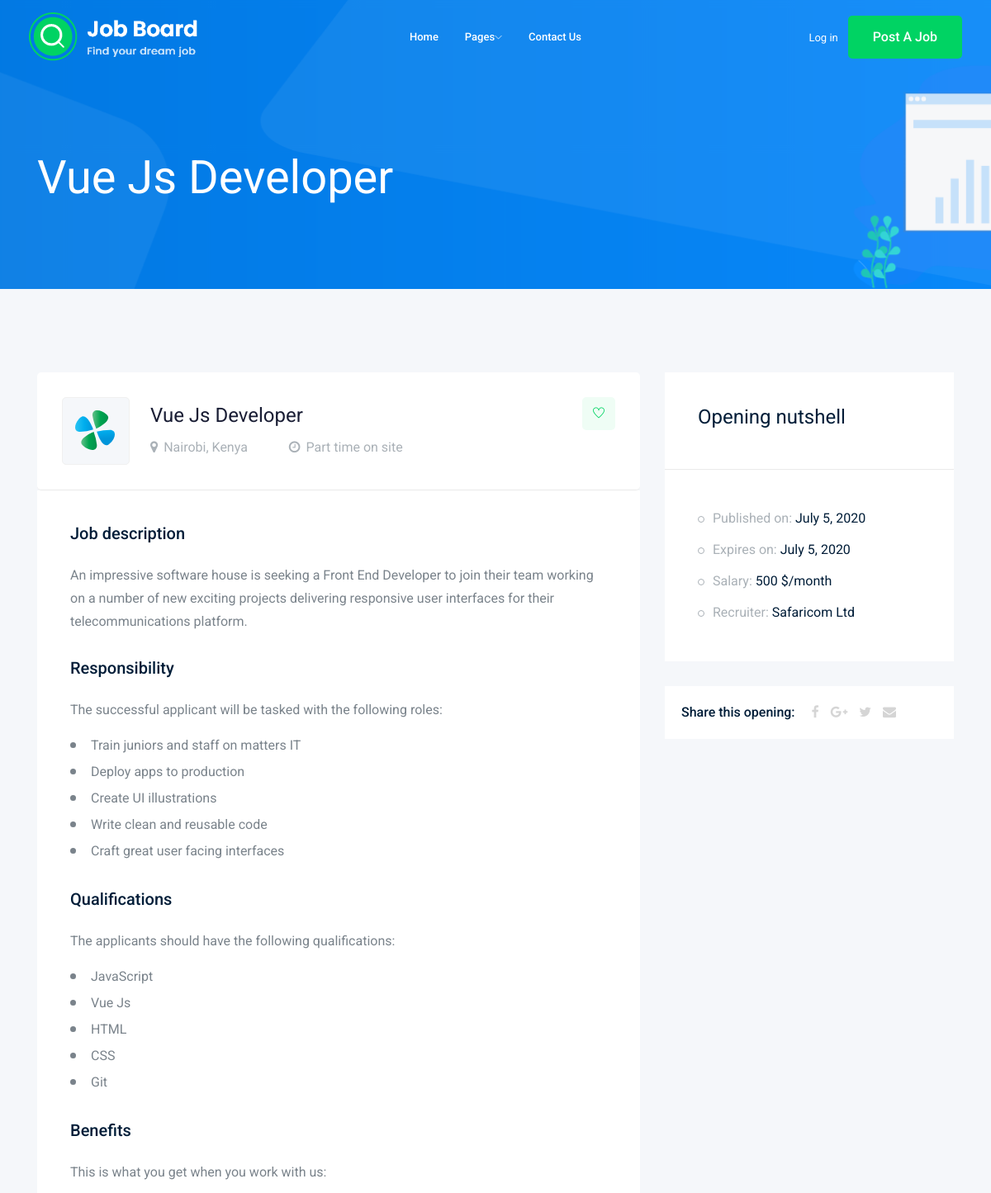
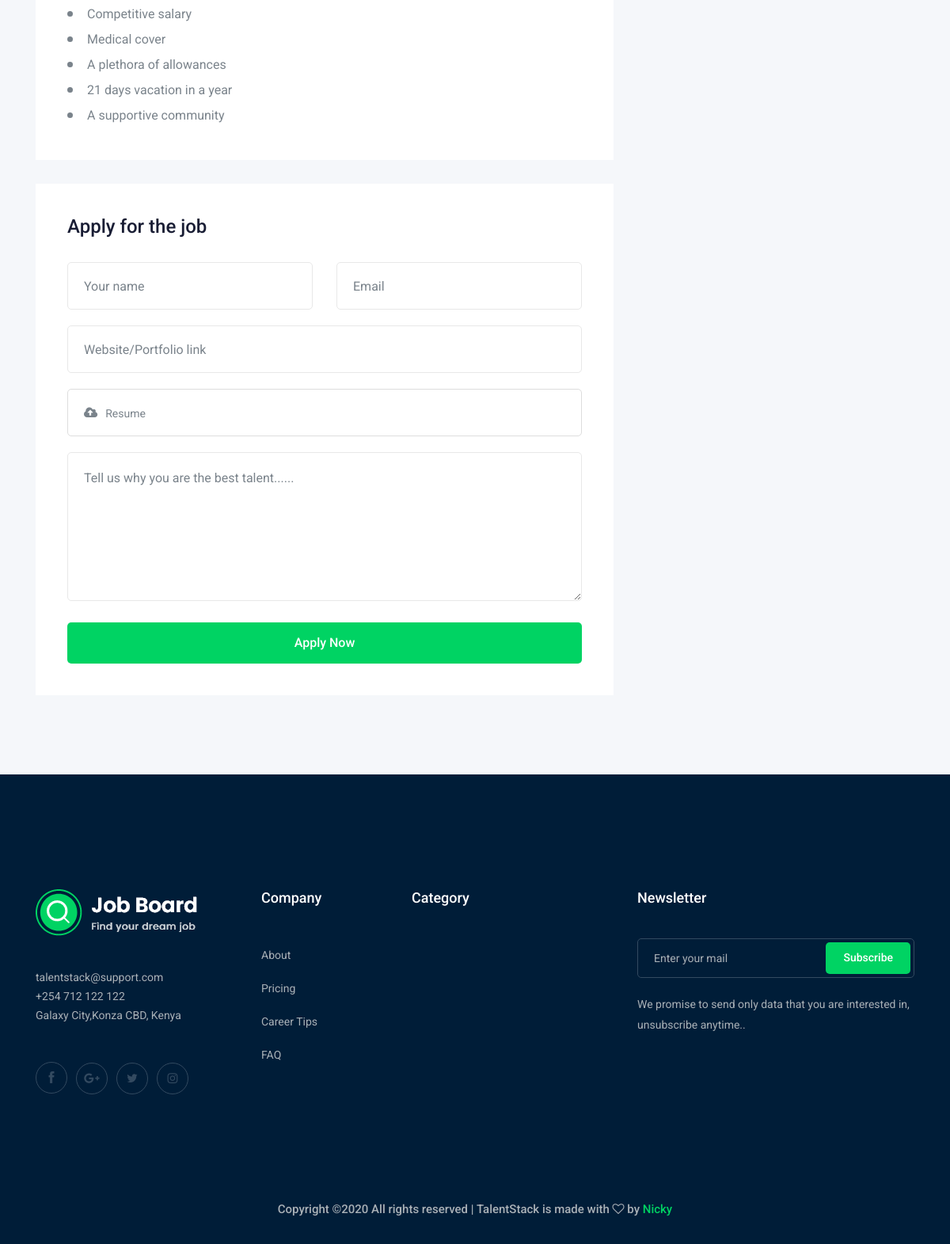
Page /jobs/1/ on the committed database (2 pictures, top to bottom).
### core/models.py (models this page shows, shortened)
class Opening(models.Model):
	title=models.CharField(max_length=100)
	recruiter=models.CharField(max_length=50)
	recruiter_email=models.EmailField(max_length=50)
	category=models.ManyToManyField('Category', related_name='jobs')
	description=models.TextField()
	location=models.CharField(max_length=100)
	type=models.CharField(max_length=20, choices=TYPE_CHOICES)
	date_line=models.DateTimeField()
	created=models.DateTimeField(auto_now_add=True)
	salary=models.PositiveIntegerField()
	qualification_1=models.CharField(max_length=300)
	qualification_2=models.CharField(max_length=300)
	qualification_3=models.CharField(max_length=300)
	qualification_4=models.CharField(max_length=300)
	qualification_5=models.CharField(max_length=300)
	benefit_1=models.CharField(max_length=300)
	benefit_2=models.CharField(max_length=300)
	benefit_3=models.CharField(max_length=300)
	benefit_4=models.CharField(max_length=300)
	benefit_5=models.CharField(max_length=300)
	role_1=models.CharField(max_length=300)
	role_2=models.CharField(max_length=300)
	role_3=models.CharField(max_length=300)
	role_4=models.CharField(max_length=300)
	role_5=models.CharField(max_length=300)

### core/views.py (the view)
# urls.py: path('jobs/<int:opening_id>/', views.detail, name='detail'),
def detail(request, opening_id):
    opening = get_object_or_404(Opening, pk=opening_id)
    return render(request, 'detail.html', {'opening':opening})

### templates/detail.html (shortened to what this page needs)
{% extends "base.html"%}
{% load static %}
{% block content %}
<div class="bradcam_area bradcam_bg_1">
        <div class="container">
            <div class="row">
                <div class="col-xl-12">
                    <div class="bradcam_text">
                        <h3>{{opening.title}}</h3>
                    </div>
                </div>
            </div>
        </div>
    </div>
    <div class="job_details_area">
        <div class="container">
            <div class="row">
                <div class="col-lg-8">
                    <div class="job_details_header">
                        <div class="single_jobs white-bg d-flex justify-content-between">
                            <div class="jobs_left d-flex align-items-center">
                                <div class="thumb">
                                    <img src="{% static 'img/svg_icon/1.svg' %}" alt="">
                                </div>
                                <div class="jobs_conetent">
                                    <a href="#"><h4>{{opening.title}}</h4></a>
                                    <div class="links_locat d-flex align-items-center">
                                        <div class="location">
                                            <p> <i class="fa fa-map-marker"></i>{{opening.location}}</p>
                                        </div>
                                        <div class="location">
                                            <p> <i class="fa fa-clock-o"></i>{{opening.type}}</p>
                                        </div>
                                    </div>
                                </div>
                            </div>
                            <div class="jobs_right">
                                <div class="apply_now">
                                    <a class="heart_mark" href="#"> <i class="ti-heart"></i></a>
                                </div>
                            </div>
                        </div>
                    </div>
                    <div class="descript_wrap white-bg">
                        <div class="single_wrap">
                            <h4>Job description</h4>
                            <p>{{opening.description}}</p>
                        </div>
                        <div class="single_wrap">
                            <h4>Responsibility</h4>
                            <p>The successful applicant will be tasked with the following roles:</p>
                            <ul>
                                <li>
                                	{{opening.role_1}}
                                </li>
                                <li>
                                	{{opening.role_2}}
                                </li>
                                <li>
                                	{{opening.role_3}}
                                </li>
                                <li>
                                	{{opening.role_4}}
                                </li>
                                <li>
                                	{{opening.role_5}}
                                </li>
                            </ul>
                        </div>
                        <div class="single_wrap">
                            <h4>Qualifications</h4>
                            <p>The applicants should have the following qualifications:</p>
                            <ul>
                                <li>
                                	{{opening.qualification_1}}
                                </li>
                                <li>
                                	{{opening.qualification_2}}
                                </li>
                                <li>
                                	{{opening.qualification_3}}
                                </li>
                                <li>
                                	{{opening.qualification_4}}
                                </li>
                                <li>
                                	{{opening.qualification_5}}
                                </li>
                            </ul>
                        </div>
                        <div class="single_wrap">
                            <h4>Benefits</h4>
                            <p>This is what you get when you work with us:</p>
                            <ul>
                                <li>
                                	{{opening.benefit_1}}
                                </li>
                                <li>
                                	{{opening.benefit_2}}
                                </li>
                                <li>
                                	{{opening.benefit_3}}
                                </li>
                                <li>
                                	{{opening.benefit_4}}
                                </li>
                                <li>
                                	{{opening.benefit_5}}
                                </li>
                            </ul>
                        </div>
                    </div>
                    <div class="apply_job_form white-bg">
                        <h4>Apply for the job</h4>
                        <form action="{% url 'apply' %}">
                            <div class="row">
                                <div class="col-md-6">
                                    <div class="input_field">
                                        <input type="text" name="name" placeholder="Your name" {% if user.is_authenticated %} value="{{ user.first_name }} {{ user.last_name }}" {% endif %} required>
                                    </div>
                                </div>
                                <div class="col-md-6">
                                    <div class="input_field">
                                        <input type="text" name="email" placeholder="Email" {% if user.is_authenticated %} value="{{ user.email }}" {% endif %} required>
                                    </div>
                                </div>
                                <div class="col-md-12">
                                    <div class="input_field">
                                        <input type="text" name="website" placeholder="Website/Portfolio link">
                                    </div>
                                </div>
                                <div class="col-md-12">
                                    <div class="input-group">
                                        <div class="input-group-prepend">
                                          <button type="button" id="inputGroupFileAddon03"><i class="fa fa-cloud-upload" aria-hidden="true"></i>
                                          </button>
                                        </div>
                                        <div class="custom-file">
                                          <label class="custom-file-label" for="inputGroupFile03">Resume</label>
                                        </div>
                                      </div>
                                </div>
                                <div class="col-md-12">
                                    <div class="input_field">
                                        <textarea name="cover_letter" id="" cols="30" rows="10" placeholder="Tell us why you are the best talent......"></textarea>
                                    </div>
                                </div>
                                <div class="col-md-12">
                                    <div class="submit_btn">
                                        <button class="boxed-btn3 w-100" type="submit">Apply Now</button>
                                    </div>
                                </div>
                            </div>
                        </form>
                    </div>
                </div>
                <div class="col-lg-4">
                    <div class="job_sumary">
                        <div class="summery_header">
                            <h3>Opening nutshell</h3>
                        </div>
                        <div class="job_content">
                            <ul>
                                <li>Published on: <span>{{opening.created|date}}</span></li>
                                <li>Expires on: <span>{{opening.date_line|date}}</span></li>
                                <li>Salary: <span>{{opening.salary}} $/month</span></li>
                                <li>Recruiter: <span>{{opening.recruiter}}</span></li>
                            </ul>
                        </div>
                    </div>
                    <div class="share_wrap d-flex">
                        <span>Share this opening:</span>
                        <ul>
                            <li><a href="#"> <i class="fa fa-facebook"></i></a> </li>
                            <li><a href="#"> <i class="fa fa-google-plus"></i></a> </li>
                            <li><a href="#"> <i class="fa fa-twitter"></i></a> </li>
                            <li><a href="#"> <i class="fa fa-envelope"></i></a> </li>
                        </ul>
                    </div>
                </div>
            </div>
        </div>
    </div>
{% endblock %}

### rows in the picture
Opening: title "Vue Js Developer", location "Nairobi, Kenya", type "Part time on site", description "An impressive software house is seeking a Front End Developer to join their team working on a number of new exciting projects delivering responsive user interfaces for their telecommunications platform.", role_1 "Train juniors and staff on matters IT", role_2 "Deploy apps to production", role_3 "Create UI illustrations", role_4 "Write clean and reusable code", role_5 "Craft great user facing interfaces", qualification_1 "JavaScript", qualification_2 "Vue Js", qualification_3 "HTML", qualification_4 "CSS", qualification_5 "Git", benefit_1 "Competitive salary", benefit_2 "Medical cover", benefit_3 "A plethora of allowances", benefit_4 "21 days vacation in a year", benefit_5 "A supportive community", created "July 5, 2020", date_line "July 5, 2020", salary "500", recruiter "Safaricom Ltd"
